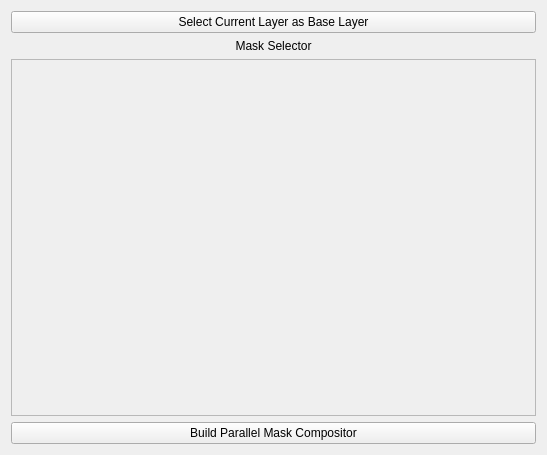
<?xml version="1.0" encoding="UTF-8"?>
<ui version="4.0">
 <class>colorPlannerForm</class>
 <widget class="QWidget" name="colorPlannerForm">
  <property name="geometry">
   <rect>
    <x>0</x>
    <y>0</y>
    <width>547</width>
    <height>455</height>
   </rect>
  </property>
  <property name="windowTitle">
   <string>Form</string>
  </property>
  <layout class="QVBoxLayout" name="verticalLayout_2">
   <item>
    <layout class="QHBoxLayout" name="horizontalLayout_3">
     <item>
      <widget class="QPushButton" name="selectCurrentLayerAsBaseButton">
       <property name="text">
        <string>Select Current Layer as Base Layer</string>
       </property>
      </widget>
     </item>
    </layout>
   </item>
   <item>
    <widget class="QLabel" name="label">
     <property name="text">
      <string>Mask Selector</string>
     </property>
     <property name="alignment">
      <set>Qt::AlignCenter</set>
     </property>
    </widget>
   </item>
   <item>
    <widget class="QScrollArea" name="scrollArea">
     <property name="widgetResizable">
      <bool>true</bool>
     </property>
     <widget class="QWidget" name="scrollAreaWidgetContents">
      <property name="geometry">
       <rect>
        <x>0</x>
        <y>0</y>
        <width>527</width>
        <height>339</height>
       </rect>
      </property>
     </widget>
    </widget>
   </item>
   <item>
    <widget class="QPushButton" name="buildMaskCompositorButton">
     <property name="text">
      <string>Build Parallel Mask Compositor</string>
     </property>
    </widget>
   </item>
  </layout>
 </widget>
 <resources/>
 <connections/>
</ui>
